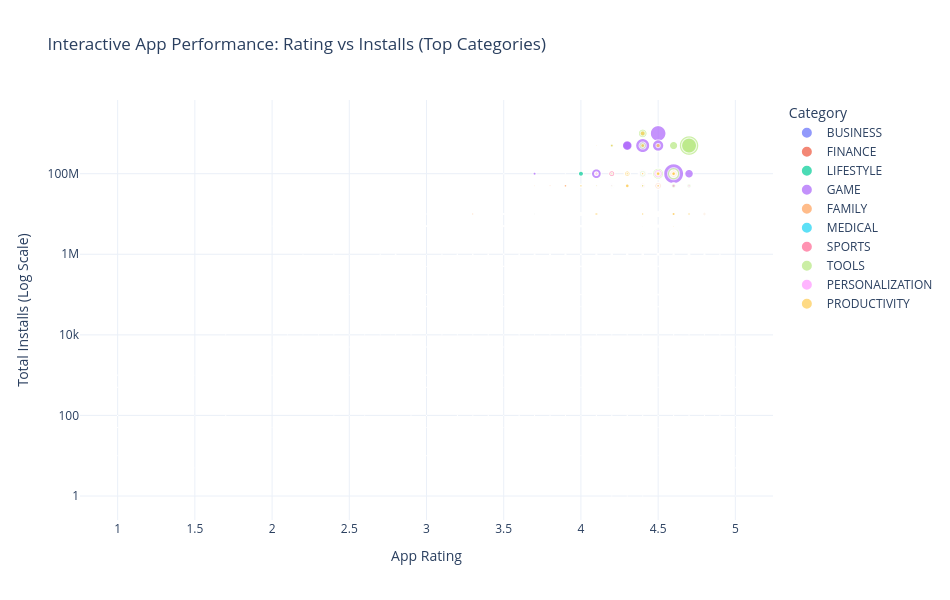

Notebook source saved alongside this figure:
### Code cell
# Create an interactive Plotly scatter plot: Rating vs Installs by Category
top_10_cats = category_summary.head(10)['Category'].tolist()
df_plotly = df_apps_clean[df_apps_clean['Category'].isin(top_10_cats)].dropna(subset=['Rating', 'Installs'])

fig = px.scatter(
    df_plotly,
    x="Rating",
    y="Installs",
    color="Category",
    size="Reviews",
    hover_name="App",
    log_y=True,
    title="Interactive App Performance: Rating vs Installs (Top Categories)",
    labels={"Rating": "App Rating", "Installs": "Total Installs (Log Scale)"},
    template="plotly_white"
)

fig.update_layout(height=600, width=950)
fig.show()

### Figure 1 — Plotly figure (JSON) as saved in the notebook; plotly's stock layout.template omitted (floating-point values rounded to 4 significant figures; data arrays with more than 128 entries replaced by an {"elided": "..."} marker saying what was removed)
{"data": [{"hovertemplate": "<b>%{hovertext}</b><br><br>Category=BUSINESS<br>App Rating=%{x}<br>Total Installs (Log Scale)=%{y}<br>Reviews=%{marker.size}<extra></extra>", "hovertext": {"elided": "420 str values"}, "legendgroup": "BUSINESS", "marker": {"color": "#636efa", "size": {"elided": "420 int values"}, "sizemode": "area", "sizeref": 112200.0, "symbol": "circle"}, "mode": "markers", "name": "BUSINESS", "showlegend": true, "type": "scattergl", "x": {"elided": "420 float values"}, "xaxis": "x", "y": {"elided": "420 int values"}, "yaxis": "y"}, {"hovertemplate": "<b>%{hovertext}</b><br><br>Category=FINANCE<br>App Rating=%{x}<br>Total Installs (Log Scale)=%{y}<br>Reviews=%{marker.size}<extra></extra>", "hovertext": {"elided": "345 str values"}, "legendgroup": "FINANCE", "marker": {"color": "#EF553B", "size": {"elided": "345 int values"}, "sizemode": "area", "sizeref": 112200.0, "symbol": "circle"}, "mode": "markers", "name": "FINANCE", "showlegend": true, "type": "scattergl", "x": {"elided": "345 float values"}, "xaxis": "x", "y": {"elided": "345 int values"}, "yaxis": "y"}, {"hovertemplate": "<b>%{hovertext}</b><br><br>Category=LIFESTYLE<br>App Rating=%{x}<br>Total Installs (Log Scale)=%{y}<br>Reviews=%{marker.size}<extra></extra>", "hovertext": {"elided": "369 str values"}, "legendgroup": "LIFESTYLE", "marker": {"color": "#00cc96", "size": {"elided": "369 int values"}, "sizemode": "area", "sizeref": 112200.0, "symbol": "circle"}, "mode": "markers", "name": "LIFESTYLE", "showlegend": true, "type": "scattergl", "x": {"elided": "369 float values"}, "xaxis": "x", "y": {"elided": "369 int values"}, "yaxis": "y"}, {"hovertemplate": "<b>%{hovertext}</b><br><br>Category=GAME<br>App Rating=%{x}<br>Total Installs (Log Scale)=%{y}<br>Reviews=%{marker.size}<extra></extra>", "hovertext": {"elided": "959 str values"}, "legendgroup": "GAME", "marker": {"color": "#ab63fa", "size": {"elided": "959 int values"}, "sizemode": "area", "sizeref": 112200.0, "symbol": "circle"}, "mode": "markers", "name": "GAME", "showlegend": true, "type": "scattergl", "x": {"elided": "959 float values"}, "xaxis": "x", "y": {"elided": "959 int values"}, "yaxis": "y"}, {"hovertemplate": "<b>%{hovertext}</b><br><br>Category=FAMILY<br>App Rating=%{x}<br>Total Installs (Log Scale)=%{y}<br>Reviews=%{marker.size}<extra></extra>", "hovertext": {"elided": "1832 str values"}, "legendgroup": "FAMILY", "marker": {"color": "#FFA15A", "size": {"elided": "1832 int values"}, "sizemode": "area", "sizeref": 112200.0, "symbol": "circle"}, "mode": "markers", "name": "FAMILY", "showlegend": true, "type": "scattergl", "x": {"elided": "1832 float values"}, "xaxis": "x", "y": {"elided": "1832 int values"}, "yaxis": "y"}, {"hovertemplate": "<b>%{hovertext}</b><br><br>Category=MEDICAL<br>App Rating=%{x}<br>Total Installs (Log Scale)=%{y}<br>Reviews=%{marker.size}<extra></extra>", "hovertext": {"elided": "395 str values"}, "legendgroup": "MEDICAL", "marker": {"color": "#19d3f3", "size": {"elided": "395 int values"}, "sizemode": "area", "sizeref": 112200.0, "symbol": "circle"}, "mode": "markers", "name": "MEDICAL", "showlegend": true, "type": "scattergl", "x": {"elided": "395 float values"}, "xaxis": "x", "y": {"elided": "395 int values"}, "yaxis": "y"}, {"hovertemplate": "<b>%{hovertext}</b><br><br>Category=SPORTS<br>App Rating=%{x}<br>Total Installs (Log Scale)=%{y}<br>Reviews=%{marker.size}<extra></extra>", "hovertext": {"elided": "325 str values"}, "legendgroup": "SPORTS", "marker": {"color": "#FF6692", "size": {"elided": "325 int values"}, "sizemode": "area", "sizeref": 112200.0, "symbol": "circle"}, "mode": "markers", "name": "SPORTS", "showlegend": true, "type": "scattergl", "x": {"elided": "325 float values"}, "xaxis": "x", "y": {"elided": "325 int values"}, "yaxis": "y"}, {"hovertemplate": "<b>%{hovertext}</b><br><br>Category=TOOLS<br>App Rating=%{x}<br>Total Installs (Log Scale)=%{y}<br>Reviews=%{marker.size}<extra></extra>", "hovertext": {"elided": "827 str values"}, "legendgroup": "TOOLS", "marker": {"color": "#B6E880", "size": {"elided": "827 int values"}, "sizemode": "area", "sizeref": 112200.0, "symbol": "circle"}, "mode": "markers", "name": "TOOLS", "showlegend": true, "type": "scattergl", "x": {"elided": "827 float values"}, "xaxis": "x", "y": {"elided": "827 int values"}, "yaxis": "y"}, {"hovertemplate": "<b>%{hovertext}</b><br><br>Category=PERSONALIZATION<br>App Rating=%{x}<br>Total Installs (Log Scale)=%{y}<br>Reviews=%{marker.size}<extra></extra>", "hovertext": {"elided": "376 str values"}, "legendgroup": "PERSONALIZATION", "marker": {"color": "#FF97FF", "size": {"elided": "376 int values"}, "sizemode": "area", "sizeref": 112200.0, "symbol": "circle"}, "mode": "markers", "name": "PERSONALIZATION", "showlegend": true, "type": "scattergl", "x": {"elided": "376 float values"}, "xaxis": "x", "y": {"elided": "376 int values"}, "yaxis": "y"}, {"hovertemplate": "<b>%{hovertext}</b><br><br>Category=PRODUCTIVITY<br>App Rating=%{x}<br>Total Installs (Log Scale)=%{y}<br>Reviews=%{marker.size}<extra></extra>", "hovertext": {"elided": "374 str values"}, "legendgroup": "PRODUCTIVITY", "marker": {"color": "#FECB52", "size": {"elided": "374 int values"}, "sizemode": "area", "sizeref": 112200.0, "symbol": "circle"}, "mode": "markers", "name": "PRODUCTIVITY", "showlegend": true, "type": "scattergl", "x": {"elided": "374 float values"}, "xaxis": "x", "y": {"elided": "374 int values"}, "yaxis": "y"}], "layout": {"height": 600, "legend": {"itemsizing": "constant", "title": {"text": "Category"}, "tracegroupgap": 0}, "title": {"text": "Interactive App Performance: Rating vs Installs (Top Categories)"}, "width": 950, "xaxis": {"anchor": "y", "domain": [0, 1], "title": {"text": "App Rating"}}, "yaxis": {"anchor": "x", "domain": [0, 1], "title": {"text": "Total Installs (Log Scale)"}, "type": "log"}}}
